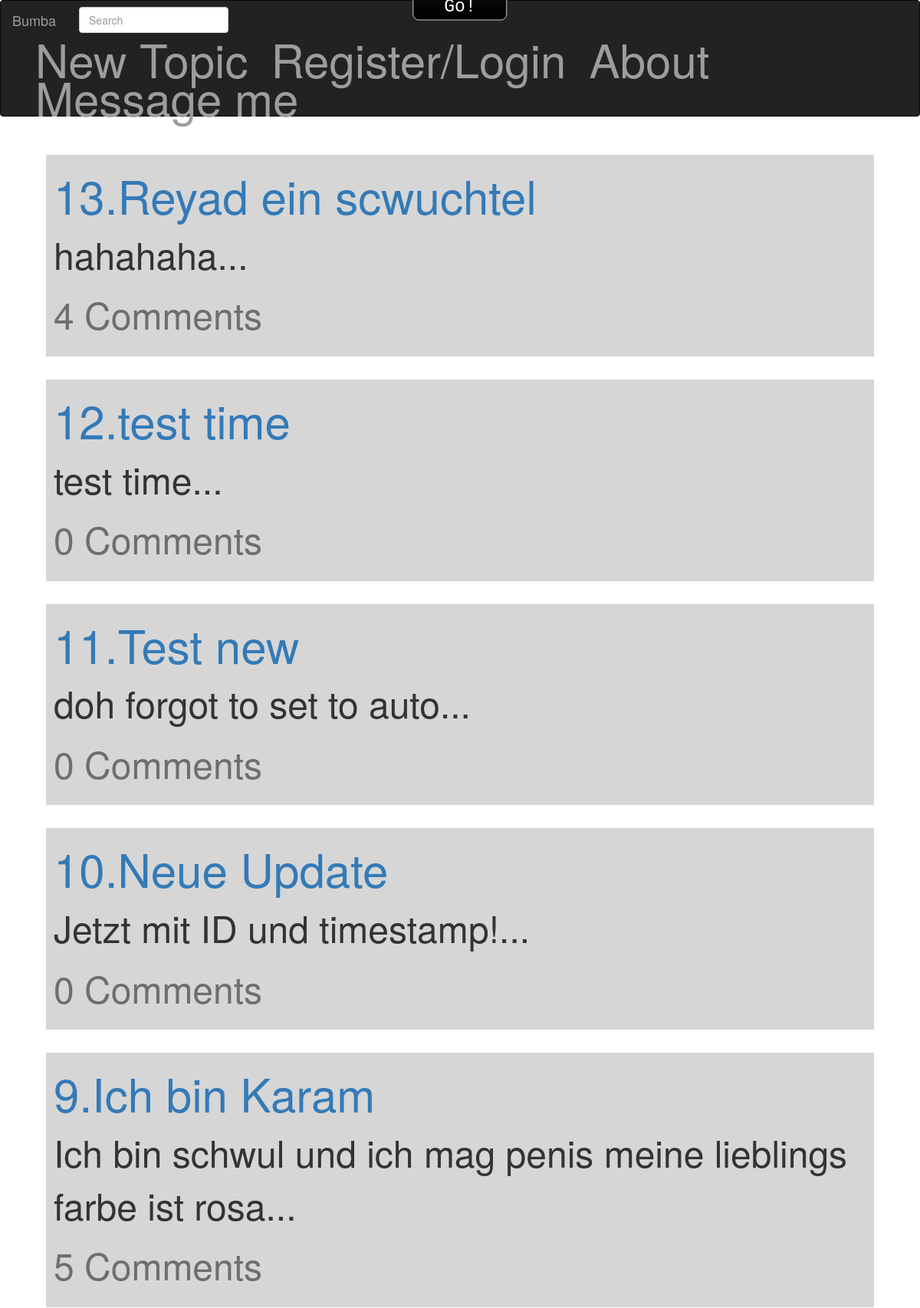
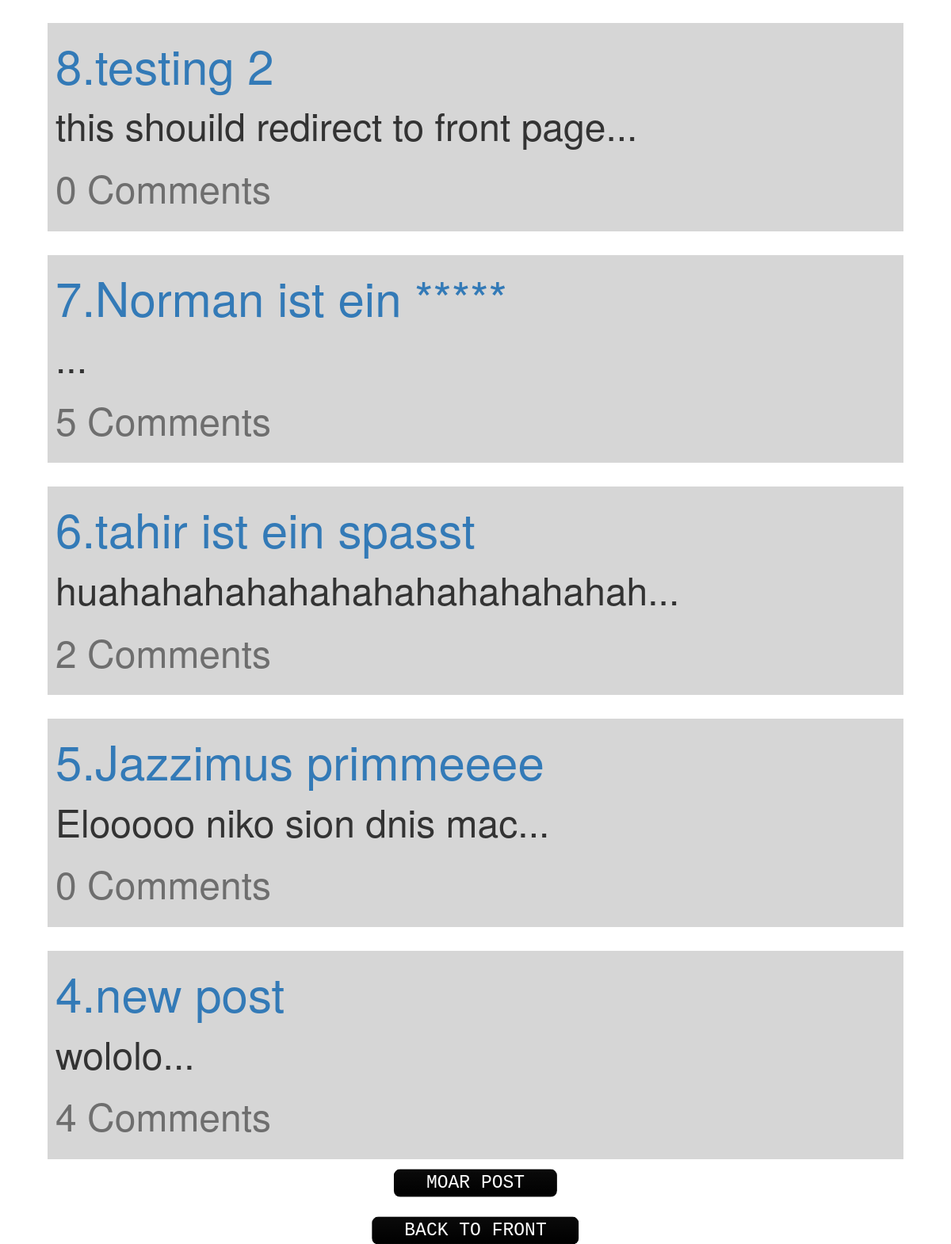
Page /bumba/index.php?number=14 on the committed database (2 pictures, top to bottom).
### tables this page shows
CREATE TABLE IF NOT EXISTS `user_post` (
`id` int(11) NOT NULL,
  `title` varchar(30) NOT NULL,
  `body` text NOT NULL,
  `time` timestamp NOT NULL DEFAULT CURRENT_TIMESTAMP ON UPDATE CURRENT_TIMESTAMP
);

### bumba/index.php (the view, shortened to what this page needs)
<?php require_once('config/setup.php');?>
<!DOCTYPE html>
<html>
	<head>
		<?php include('templates/header.php');?>
	</head>
	<body>
		<div class="container">
			<?php
				if(isset($_GET['number'])){
					$number = $_GET['number'];
					$query = "SELECT * FROM user_post WHERE id<{$number} ORDER BY id DESC LIMIT 10";
				}
				else{
				$query = "SELECT * FROM user_post ORDER BY id DESC LIMIT 10";
				}
				$statement = $db->query($query);
					while($r = $statement->fetch()) {
						$title = $r['title'];
						$body = $r['body'];
						$id = $r['id'];
						$short_body = substr(strip_tags($body), 0, 200);
						$commentcountsql = "SELECT COUNT(original_id) as total FROM post_comment WHERE original_id={$id}";
						$result = $db->prepare($commentcountsql);
						$result->execute();
						$number_of_rows = $result->fetchColumn();
						if(isset($id)){
						echo '<div class="box">';
						echo sprintf('<a href="post.php?id=%s">%s.%s</a><br>',$id,$id, $title);
						echo sprintf('  <p id="subtittle">%s...</p>',$short_body);
						echo sprintf ('<p class="commentamount">%s Comments</p>',$number_of_rows);
						echo '</div>';
						}
					}
			 	if(isset($id)){
						echo sprintf('<a class="btn" href="index.php?number=%s">MOAR POST</a><br>',$id);
						echo sprintf('<br><br><a class="btn" href="index.php">BACK TO FRONT</a>');
						}else{
									echo sprintf('<br><p class="alert">No more posts available</p><br>');
						echo sprintf('<br><br><a class="btn" href="index.php">BACK TO FRONT</a>');
						}
				?>
		</div>
	</body>
</html>

### bumba/css/style.css (style rules this page uses)
body { background-color:FFFFFF; }
.box { background-color:D6D6D6; padding:10px; margin:30px; word-wrap: break-word; }
a { font-size:5.0vw; word-wrap: break-word; }
p { font-size: 4.0vw; word-wrap: break-word; }
p.commentamount { color: #6e6e6e; }
.btn { background: #0a0a0a; background-image: -webkit-linear-gradient(top, #0a0a0a, #000000); background-image: -moz-linear-gradient(top, #0a0a0a, #000000); background-image: -ms-linear-gradient(top, #0a0a0a, #000000); background-image: -o-linear-gradient(top, #0a0a0a, #000000); background-image: linear-gradient(to bottom, #0a0a0a, #000000); -webkit-border-radius: 8; -moz-border-radius: 8; border-radius: 8px; font-family: Courier New; color: #ffffff; font-size: 23px; padding: 0px 40px 0px 40px; text-decoration: none; margin: 0; position: absolute; left: 50%; margin-right: -50%; transform: translate(-50%, -50%) }

### rows in the picture
user_post: id "13", title "Reyad ein scwuchtel", body "hahahaha", number_of_rows "4"
user_post: id "12", title "test time", body "test time", number_of_rows "0"
user_post: id "11", title "Test new", body "doh forgot to set to auto", number_of_rows "0"
user_post: id "10", title "Neue Update", body "Jetzt mit ID und timestamp!", number_of_rows "0"
user_post: id "9", title "Ich bin Karam", body "Ich bin schwul und ich mag penis meine lieblings farbe ist rosa", number_of_rows "5"
user_post: id "8", title "testing 2", body "this shouild redirect to front page", number_of_rows "0"
user_post: id "7", title "Norman ist ein *****", number_of_rows "5"
user_post: id "6", title "tahir ist ein spasst", body "huahahahahahahahahahahahahah", number_of_rows "2"
user_post: id "5", title "Jazzimus primmeeee", body "Elooooo niko sion dnis mac", number_of_rows "0"
user_post: id "4", title "new post", body "wololo", number_of_rows "4"
